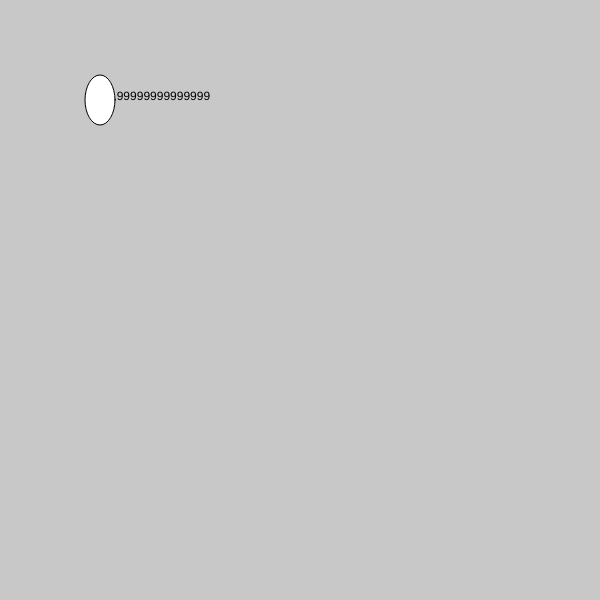
Frame 1 (no input)
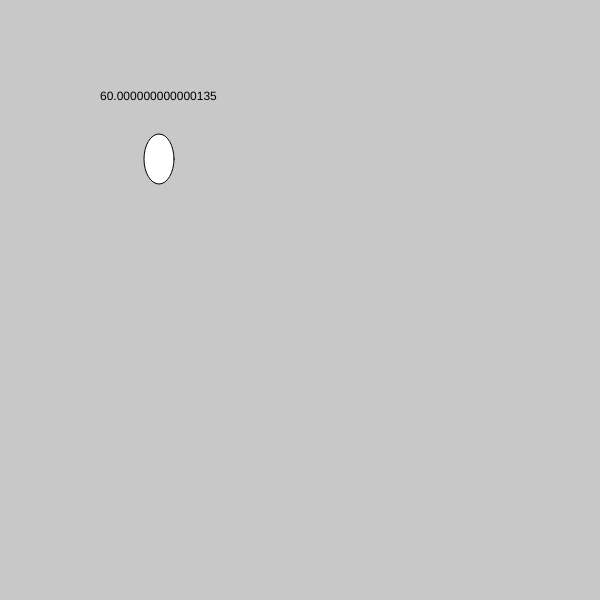
Frame 60 (no input)
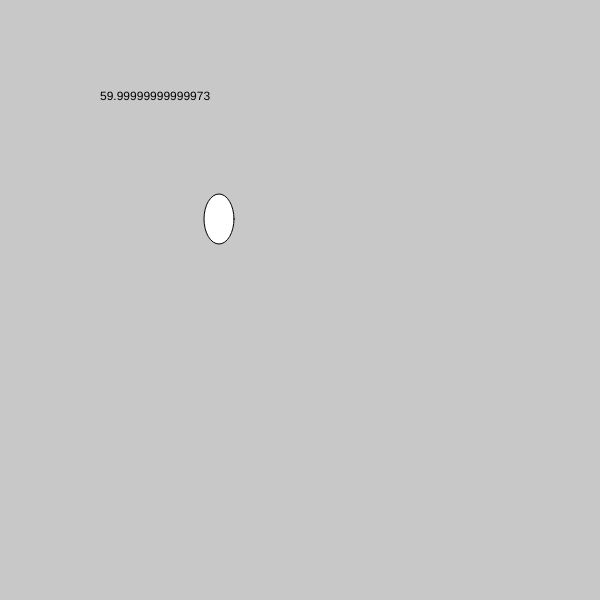
Frame 120 (the mouse pressed at the canvas centre since frame 60)

The p5.js sketch that drew these frames (run headless with seeded random() and noise() and a simulated clock; from frame 60 on, the mouse is pressed at the canvas centre):

// p5.js sketch
// ── sketch.js
function setup() {
  createCanvas(600, 600);
  background(150, 50, 78);



}

// variables to define ellipse position
var posX = 100;
var posY = 100;

function draw() {

  background(200);
// get the current frame rate of the sketch.
  var currFrameRate;
  currFrameRate = frameRate();
// display the current frame rate in the sketch
  text(currFrameRate, 100, 100);

  ellipse(posX, posY, 30, 50);
  // update posX every frame
  posX = posX + 1;
  posY = posY + 1;
}
